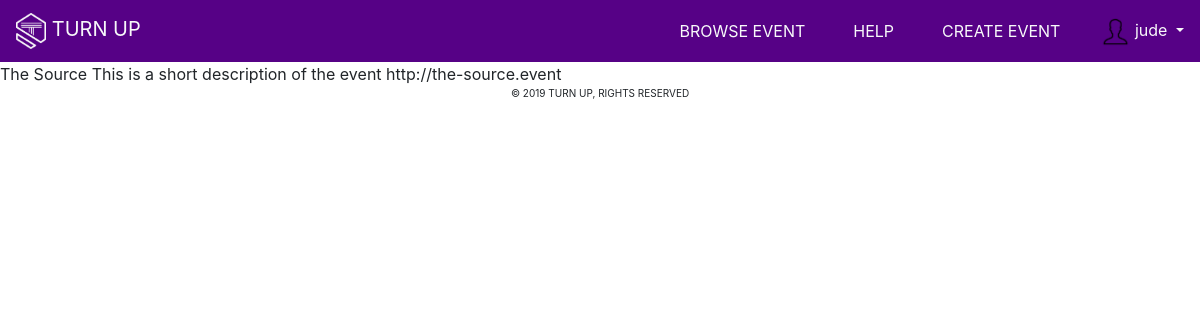
The app's page /e/the-source/ (signed in) with its own data.
### core/models.py (models this page shows, shortened)
class Event(models.Model):
    name = models.CharField(max_length=250)
    category = models.CharField(choices=EVENT_CHOICES, max_length=3, blank=True, null=True)
    description = models.TextField(blank=True, null=True)
    location = models.CharField(max_length=50)
    price = models.DecimalField(max_digits=5, decimal_places=2, default=0.00)
    sale_price = models.DecimalField(max_digits=5, decimal_places=2, blank=True, null=True)
    slug = models.SlugField(unique=True)
    start_time = models.DateTimeField(auto_now=False, auto_now_add=False)
    end_time = models.DateTimeField(auto_now=False, auto_now_add=False, blank=True, null=True)
    timestamp = models.DateTimeField(auto_now=True, auto_now_add=False)
    updated = models.DateTimeField(auto_now=False, auto_now_add=True)
    active = models.BooleanField(default=True)
    featured = models.BooleanField(default=False)
    class Meta:
        pass

### core/views.py (the view)
# urls.py: path("e/<slug>/", views.EventDetailView.as_view(), name="event_detail"),
class EventDetailView(DetailView):
    model = Event
    template_name = "core/event_detail.html"

### core/templates/core/event_detail.html
{% extends 'core/base_slim.html' %}
{% load static %}
{% block content %}
    {{event.name}}
    {{event.description}}
    {{event.location}}
{% endblock content %}

### core/templates/core/base_slim.html (shortened to what this page needs)
<!DOCTYPE html>
<html lang="en">
<head>
    {% load static %}
    <link rel="stylesheet" href="https://stackpath.bootstrapcdn.com/bootstrap/4.3.1/css/bootstrap.min.css">
    <link rel="stylesheet" href="{% static 'core/css/style.css' %}">
</head>
<body>
    <header class="bg-purple">
        <nav class="navbar navbar-expand-lg navbar-light text-light px-3">
            <a class="navbar-brand text-light" href="{% url 'core:homepage' %}">
                <img src="{% static 'core/img/tu Logo 2.png' %}" class="" height="36px" alt="LOGO"> TURN UP
            </a>
            <div class="collapse navbar-collapse" id="navbarTogglerDemo02">
                <ul class="navbar-nav ml-auto">
                    <li class="nav-item px-3">
                        <a class="nav-link text-light" href="{% url 'core:events_list' %}">BROWSE EVENT</a>
                    </li>
                    <li class="nav-item px-3">
                        <a class="nav-link text-light" href="#">HELP</a>
                    </li>
                    <li class="nav-item px-3">
                        <a class="nav-link text-light" href="#">CREATE EVENT</a>
                    </li>
                    <li class="nav-item pl-3">
                        {% if user.is_authenticated %}
                        <div class="dropdown" style="top: 14%; cursor: pointer;">
                            <a class="dropdown-toggle" data-toggle="dropdown">
                                <span><img src="{% static 'core//img/profile.png' %}" alt="profile" width="30" height="30"> {{request.user}} <span>
                            </a>
                        </div>
                        {% else %}
                        <a class="nav-link text-light" href="#">SIGN IN</a>
                        {% endif %}
                    </li>
                </ul>
            </div>
        </nav>
    </header>
    {% block content %}
    {% endblock %}
    <footer class="container-fluid">
        <div class="row">
            <div class="col justify-content-center">
                <p class="copyright-text text-center">&copy; 2019 TURN UP, RIGHTS RESERVED </p>
            </div>
        </div>
    </footer>
</body>
</html>

### core/static/core/css/style.css (style rules this page uses)
.bg-purple { background-color: rgb(86, 1, 134); }
.copyright-text { font-size: 10px; }

### records on screen
Event: name "The Source", description "This is a short description of the event", location "http://the-source.event"

### other values on screen
{{ request.user }} "jude"
